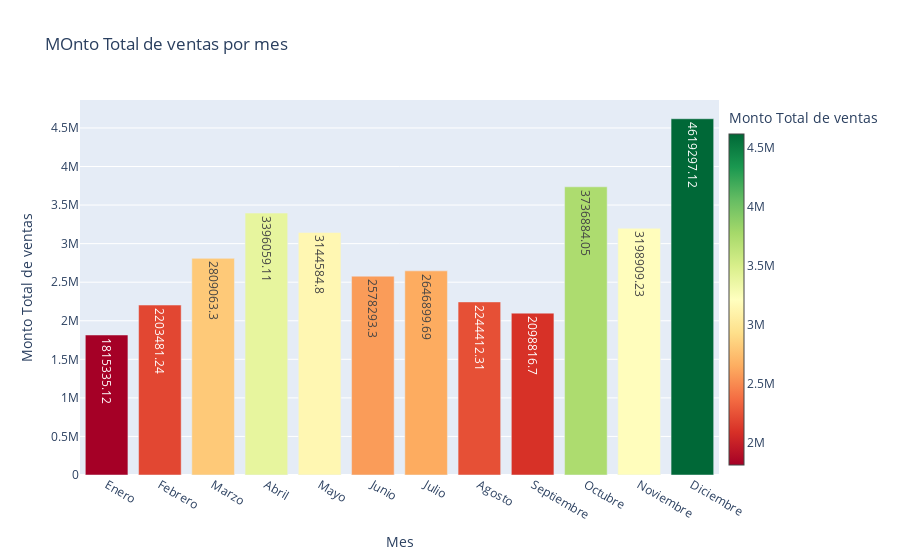

The notebook cell this image was saved under:
### Markdown cell above
* ¿Cuál es el ingreso total generado por mes?

### Code cell
Monto_total_ventas = []
nombres_meses = []


for mes in meses:
    dataframe_mes = dataframes[mes]   #primera vuelta enero, utilizo la clave para extraer el mes
    dataframe_mes = extraer_datos(dataframe_mes) #primera llamada al la func le paso el dtframe enero
    dataframe_mes['Total']= dataframe_mes['Cantidad Pedida'] * dataframe_mes['Precio Unitario']

    Monto_ventas_mes = dataframe_mes['Total'].sum()  #primera vuelta sigue con enero y de la columna cant ped sumo la cant de enero
    Monto_total_ventas.append(round(Monto_ventas_mes,2))  # agrego a la lista de total ventas esa suma
    nombres_meses.append(mes)         # agrego a la lista el nombre del mes

dataframe_mes['Total']=dataframe_mes['Total'].round(2)
# Creo el objeto figura con el gráfico de barras
fig = go.Figure()

fig.add_trace(go.Bar(
    x=nombres_meses,
    y=Monto_total_ventas,
    marker=dict(color=Monto_total_ventas, colorscale = 'RdYlGn', colorbar=dict(title="Monto Total de ventas", x=1.0, thickness=15)),  # Color y barra de colores
    text=Monto_total_ventas,
    textposition='auto',  # Muestro el valor encima de las barras

))

# Configuro los ejes y los títulos
fig.update_layout(
    title="MOnto Total de ventas por mes",
    xaxis=dict(title="Mes"),
    yaxis=dict(title="Monto Total de ventas"),
)

fig.show()

### Figure 1 — Plotly figure (JSON) as saved in the notebook; plotly's stock layout.template omitted (floating-point values rounded to 4 significant figures)
{"data": [{"marker": {"color": [1815000.0, 2203000.0, 2809000.0, 3396000.0, 3145000.0, 2578000.0, 2647000.0, 2244000.0, 2099000.0, 3737000.0, 3199000.0, 4619000.0], "colorbar": {"thickness": 15, "title": {"text": "Monto Total de ventas"}, "x": 1}, "colorscale": [[0, "rgb(165,0,38)"], [0.1, "rgb(215,48,39)"], [0.2, "rgb(244,109,67)"], [0.3, "rgb(253,174,97)"], [0.4, "rgb(254,224,139)"], [0.5, "rgb(255,255,191)"], [0.6, "rgb(217,239,139)"], [0.7, "rgb(166,217,106)"], [0.8, "rgb(102,189,99)"], [0.9, "rgb(26,152,80)"], [1, "rgb(0,104,55)"]]}, "text": ["1815335.12", "2203481.24", "2809063.3", "3396059.11", "3144584.8", "2578293.3", "2646899.69", "2244412.31", "2098816.7", "3736884.05", "3198909.23", "4619297.12"], "textposition": "auto", "type": "bar", "x": ["Enero", "Febrero", "Marzo", "Abril", "Mayo", "Junio", "Julio", "Agosto", "Septiembre", "Octubre", "Noviembre", "Diciembre"], "y": [1815000.0, 2203000.0, 2809000.0, 3396000.0, 3145000.0, 2578000.0, 2647000.0, 2244000.0, 2099000.0, 3737000.0, 3199000.0, 4619000.0]}], "layout": {"title": {"text": "MOnto Total de ventas por mes"}, "xaxis": {"title": {"text": "Mes"}}, "yaxis": {"title": {"text": "Monto Total de ventas"}}}}
